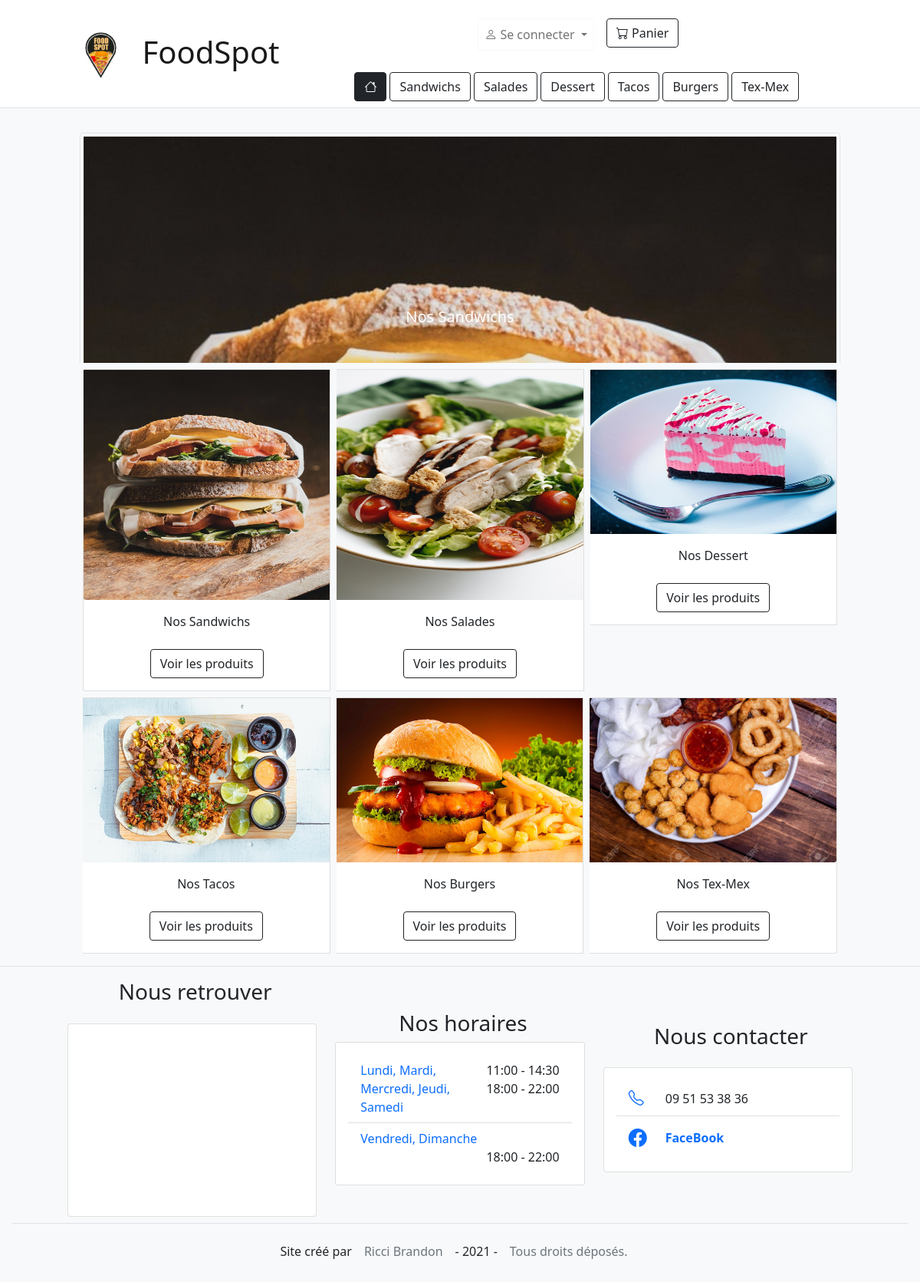
The page / on the database its author committed.
### tables this page shows
CREATE TABLE IF NOT EXISTS `categories` (
  `id_categories` int(11) NOT NULL AUTO_INCREMENT,
  `identifiant_categories` int(11) NOT NULL,
  `nom_categories` text NOT NULL,
  `img_categories` text NOT NULL,
  PRIMARY KEY (`id_categories`)
);

### config/database.php (called while the page is built, shortened)
<?php
class DataBase{
    private $host = "foodspv123.mysql.db";
    private $dbName = "foodspv123";
    private $char = "utf8";
    private $user = "foodspv123";
    private $password = "Foodspv123";
    public $connexion;
    public function getConnexion(){
        $this->connexion = null;
        try {
            $this->connexion = new PDO('mysql:host='.$this->host.';dbname='.$this->dbName.';charset='.$this->char, $this->user, $this->password);
        }
        catch(PDOException $fail) {
            echo 'Erreur de connexion -> ', $fail->getMessage();
            die();
        }
    }
    public function getCategoriesName() {
        $queryStr = 'SELECT * FROM categories';
        $query = $this->connexion->query($queryStr);
        $respond = $query->fetchAll();
        return $respond;
    }
}
?>

### pages/acceuil.php (the view, shortened to what this page needs)
<?php
$catInfo = $bdd->getCategoriesName();
$carouselCount = 0;
?>
<div id="page" class="w-100 p-3">
    <div class="w-100 slide carousel carousel-fade d-none d-md-block mt-3 mb-4" style="max-height: 300px;" data-ride="carousel" id="banniere">
        <div class="carousel-inner">
            <?php
                foreach($catInfo as $cat){
                    if($carouselCount == 0){
                        echo '
                        <div class="carousel-item active" style="max-height: 300px;">
                        <div class="carousel-caption d-none d-md-block">
                            <h5>Nos '.$cat['nom_categories'].'</h5>
                        </div>
                            <img class="d-block w-100 img-thumbnail" src="./assets/img/'.$cat['img_categories'].'"  alt="'.$cat['nom_categories'].'" />
                        </div>
                        ';
                    }
                    $carouselCount++;
                }
            ?>
        </div>
    </div>
    <div class="row card-deck g-4 mx-auto card-group justify-content-center">
        <?php
            foreach($catInfo as $cat){
                echo '
                <div class="card text-center col-md-3 m-auto mx-md-1 mt-2" style="min-width: 311px; padding: 0;">
                    <img class="card-img-bottom" src="./assets/img/'.$cat['img_categories'].'" style="max-height: 300px;" alt="'.$cat['nom_categories'].'" />
                    <div class="card-body">
                        <div class="card-title text-left mb-4">
                            Nos '.$cat['nom_categories'].'
                        </div>
                        <a class="btn btn-outline-dark btn-block" href="index.php?cat='.$cat['id_categories'].'">
                            Voir les produits
                        </a>
                    </div>
                </div>';
            }
        ?>
    </div>
</div>

### composant/NavBar/navBar.php (shortened to what this page needs)
<?php
$categoriesArray = $bdd->getCategoriesName();
?>
<nav class="navbar navbar-expand-md navbar-light bg-white w-100 sticky-top" style="position: sticky; max-width: 1024px;">
    <a href="index.php" class="navbar-brand mr-auto fs-1">
        <img src='./assets/img/logo.png' height="60" class="d-inline-block align-center" alt="" />
        FoodSpot
    </a>
    <div class="collapse navbar-collapse ms-3" style="flex-direction: column;" id="navbarMenu">
        <ul class="navbar-nav mt-3" style='flex-direction: row;'>
            <li class="nav-item dropdown">
                <button class="nav-link dropdown-toggle btn btn-md btn-outline-light me-3" id="accountDropdown" data-toggle="dropdown" aria-haspopup="true" aria-expanded="false">
                    <span class="bi-solid bi-person"></span>
                    <?php if(isset($_SESSION['user']['id_users'])){echo '<div class="d-inline">'.$_SESSION['user']['nom_users'].' <span class="d-none d-sm-inline">'.$_SESSION['user']['prenom_users'].'</span></div>';}
                                else{ echo 'Se connecter';} ?>
                </button>
            </li>
            <li class="nav-item">
                <button href="#" type="button" class="btn btn-md btn-outline-dark ml-2" data-toggle="modal" data-target="#cartModal">
                    <span class="bi bi-cart"></span>
                    Panier
                </button>
            </li>
        </ul>
        <br />
        <ul class="navbar-nav">
            <li class="nav-item">
                <a href="index.php" class="me-1 mt-1 btn btn-outline-dark <?php if(!isset($_GET['cat'])){echo 'active';} ?>">
                    <span class="bi bi-house"></span>
                </a>
            </li>
            <?php
                foreach($categoriesArray as $categorie){
                    if(isset($_GET['cat'])){
                        if($_GET['cat'] == $categorie['id_categories']){
                            echo '
                            <li class="nav-item">
                                <a href="index.php?cat='.$categorie['id_categories'].'" class="me-1 mt-1 btn btn-outline-dark active">
                                    '.$categorie['nom_categories'].'
                                </a>
                            </li>';
                        }
                        else{
                            echo '
                            <li class="nav-item">
                                <a href="index.php?cat='.$categorie['id_categories'].'" class="me-1 mt-1 btn btn-outline-dark">
                                    '.$categorie['nom_categories'].'
                                </a>
                            </li>';
                        }
                    }
                    else{
                        echo '
                        <li class="nav-item">
                            <a href="index.php?cat='.$categorie['id_categories'].'" class="me-1 mt-1 btn btn-outline-dark">
                                '.$categorie['nom_categories'].'
                            </a>
                        </li>';
                    }
                }
            ?>
        </ul>
    </div>
</nav>

### rows shown on the page
categories: nom_categories "Sandwichs", img_categories (picture)
categories: nom_categories "Salades", img_categories (picture)
categories: nom_categories "Dessert", img_categories (picture)
categories: nom_categories "Tacos", img_categories (picture)
categories: nom_categories "Burgers", img_categories (picture)
categories: nom_categories "Tex-Mex", img_categories (picture)
